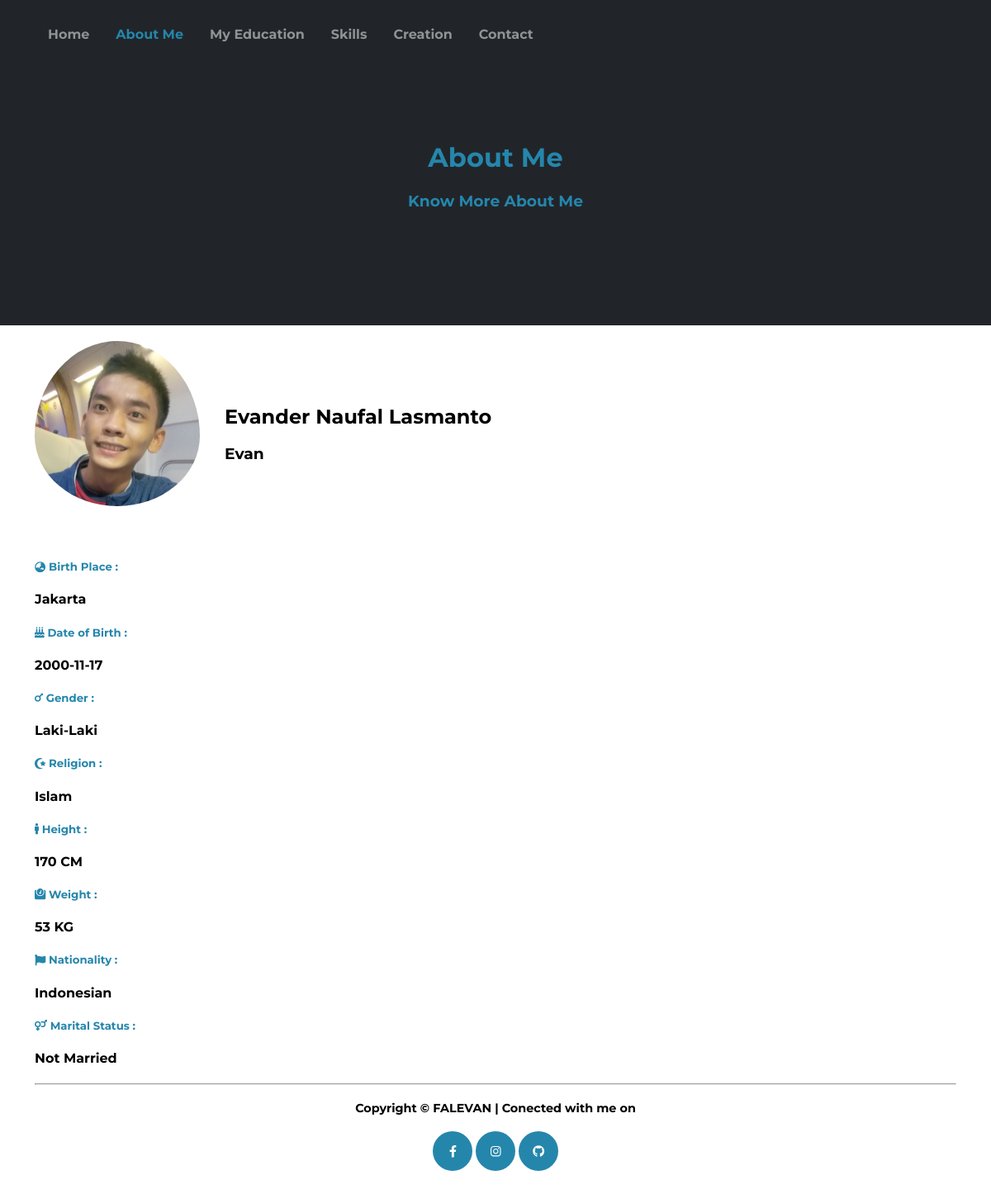
The page /aboutme.php on the database its author committed.
### tables this page shows
CREATE TABLE `aboutme` (
  `id` int(10) NOT NULL,
  `webtitle` varchar(50) NOT NULL,
  `title` varchar(50) NOT NULL,
  `subtitle` varchar(100) NOT NULL,
  `name` varchar(50) NOT NULL,
  `avatar` varchar(100) NOT NULL,
  `nickname` varchar(50) NOT NULL,
  `dob` date NOT NULL,
  `bp` varchar(50) NOT NULL,
  `gender` varchar(20) NOT NULL,
  `religion` varchar(20) NOT NULL,
  `height` int(10) NOT NULL,
  `weight` int(10) NOT NULL,
  `nationality` varchar(20) NOT NULL,
  `mstatus` varchar(20) NOT NULL
);

CREATE TABLE `setting` (
  `id` int(10) NOT NULL,
  `linkfb` varchar(50) NOT NULL,
  `linkig` varchar(50) NOT NULL,
  `linkgh` varchar(50) NOT NULL
);

### aboutme.php (the view, shortened to what this page needs)
<!DOCTYPE html>
<html lang="en">
    <head>
        <?php
            include_once "koneksi.php";
            $strSql = "SELECT * FROM aboutme";
            $result = mysqli_query($conn, $strSql);
            if (mysqli_num_rows($result) > 0) {
                while($row = mysqli_fetch_assoc($result)) {
        ?>
        <link href="css/styles.css" rel="stylesheet" />
    </head>
    <body>
        <nav class="navbar navbar-expand-lg navbar-dark fixed-top" id="mainNav">
            <div class="container">
                <div class="collapse navbar-collapse" id="navbarResponsive">
                    <ul class="navbar-nav">
                        <li class="nav-item"><a class="nav-link js-scroll-trigger" href="index.php"><b>Home</b></a></li>
                        <li class="nav-item active"><a class="nav-link js-scroll-trigger" href="aboutme.php"><b>About Me</b></a></li>
                        <li class="nav-item"><a class="nav-link js-scroll-trigger" href="myeducation.php "><b>My Education</b></a></li>
                        <li class="nav-item"><a class="nav-link js-scroll-trigger" href="skills.php"><b>Skills</b></a></li>
                        <li class="nav-item"><a class="nav-link js-scroll-trigger" href="creation.php"><b>Creation</b></a></li>
                        <li class="nav-item"><a class="nav-link js-scroll-trigger" href="contact.php"><b>Contact</b></a></li>
                    </ul>
                </div>
            </div>
        </nav>
        <div class="jumbotron jumbotron-fluid">
            <div class="container">
                <h1 class="jumbotron-title"><?php echo $row["title"] ?></h1>
                <h3 class="jumbotron-title"><?php echo $row["subtitle"] ?></h3>
            </div>
        </div>
        <section class="page-section" id="aboutme"><br>
            <div class="container">
                <div class="row">
                    <img src=<?php echo $row["avatar"] ?> alt="Photo Evander" class="circleava"></img>
                    <br><p><span class="name-margin-right"></span><h2><?php echo $row["name"] ?></h2>
                    <h3><?php echo $row["nickname"] ?></h3></p><br><br><br><br>
                    <h5 class="labelbio"><i class="fas fa-globe-asia"></i> Birth Place :</h5>
                    <h4><?php echo $row["bp"] ?></h4>
                    <h5 class="labelbio"><i class="fas fa-birthday-cake"></i> Date of Birth :</h5>
                    <h4><?php echo $row["dob"] ?></h4>
                    <h5 class="labelbio"><i class="fas fa-mars"></i> Gender :</h5>
                    <h4><?php echo $row["gender"] ?></h4>
                    <h5 class="labelbio"><i class="fas fa-star-and-crescent"></i> Religion :</h5>
                    <h4><?php echo $row["religion"] ?></h4>
                    <h5 class="labelbio"><i class="fas fa-male"></i> Height :</h5>
                    <h4><?php echo $row["height"] ?> CM</h4>
                    <h5 class="labelbio"><i class="fas fa-weight"></i> Weight :</h5>
                    <h4><?php echo $row["weight"] ?> KG</h4>
                    <h5 class="labelbio"><i class="fas fa-flag"></i> Nationality :</h5>
                    <h4><?php echo $row["nationality"] ?></h4>
                    <h5 class="labelbio"><i class="fas fa-venus-mars"></i> Marital Status :</h5>
                    <h4><?php echo $row["mstatus"] ?></h4>
                </div>
            </div>
        </section>
        <?php
            include_once "footer.php";
                }
            } else {
              echo "Bad results";
            }
        ?>
    </body>
</html>

### footer.php
<footer class="footer py-4"  style="margin-bottom:30px;">
    <?php
        include_once "koneksi.php";
        $strSql = "SELECT * FROM setting";
        $result = mysqli_query($conn, $strSql);
        if (mysqli_num_rows($result) > 0) {
            while($row = mysqli_fetch_assoc($result)) {
    ?>
    <div class="container"><hr>
        <div class="row">
            <h4>Copyright © FALEVAN | Conected with me on</h4>
            <a class="btn btn-dark btn-social" href=<?php echo $row["linkfb"] ?> target="_blank"><i class="fab fa-facebook-f"></i></a>
            <a class="btn btn-dark btn-social" href=<?php echo $row["linkig"] ?> target="_blank"><i class="fab fa-instagram"></i></a>
            <a class="btn btn-dark btn-social" href=<?php echo $row["linkgh"] ?> target="_blank"><i class="fab fa-github"></i></i></a>
        </div>
    </div>
    <?php
            }
        } else {
            echo "No Footer Here";
        }
    ?>
</footer>

### css/styles.css (style rules this page uses)
* { box-sizing: border-box; }
body { margin: 0; background-color: #fff; font-family: "Montserrat"; }
a { text-decoration: none; background-color: transparent; }
.container { width: 100%; padding-right: 0.75rem; padding-left: 0.75rem; margin-right: auto; margin-left: auto; }
@media (min-width: 1200px) { .container { max-width: 1140px; } }
.nav-link { display: block; padding: 0.5rem 1rem; }
.navbar { position: relative; display: flex; flex-wrap: wrap; align-items: center; justify-content: space-between; padding: 1px 1px; }
.navbar-nav { display: flex; flex-direction: column; padding-left: 0; margin-bottom: 0; list-style: none; margin-top: 0; }
@media (min-width: 992px) { .navbar-expand-lg { flex-flow: row nowrap; justify-content: flex-start; } }
@media (min-width: 992px) { .navbar-expand-lg .navbar-nav { flex-direction: row; } }
.navbar-dark .navbar-nav .nav-link { color: rgba(255, 255, 255, 0.5); }
.navbar-dark .navbar-nav .active > .nav-link, .navbar-dark .navbar-nav .nav-link.show { color: #2586ac; }
.fixed-top { position: fixed; top: 0; right: 0; left: 0; z-index: 1030; }
#mainNav { padding-top: 1rem; padding-bottom: 1rem; background-color: #353e42; }
@media (min-width: 992px) { #mainNav { padding-top: 1.5rem; padding-bottom: 1.5rem; border: none; background-color: transparent; transition: padding-top 0.3s ease-in-out, padding-bottom 0.3s ease-in-out; } }
.btn-dark { color: #fff; background-color: #2586ac; border-color: #2586ac; }
.btn-social { height: 3rem; width: 3rem; display: inline-flex; align-items: center; justify-content: center; border-radius: 100%; }
.footer { text-align: center; font-size: 0.9rem; font-family: "Montserrat"; }
.jumbotron-fluid { background-color: #212529; padding-top: 150px; padding-bottom: 120px; }
.jumbotron-title { text-align: center; color: #2586ac; }
.circleava { border-radius:50%; float:left; margin-right:30px; padding-bottom: 30px; width:200px }
.labelbio { color: #2586ac; }

### rows shown on the page
aboutme: title "About Me", subtitle "Know More About Me", avatar (picture), name "Evander Naufal Lasmanto", nickname "Evan", bp "Jakarta", dob "2000-11-17", gender "Laki-Laki", religion "Islam", height "170", weight "53", nationality "Indonesian", mstatus "Not Married"
